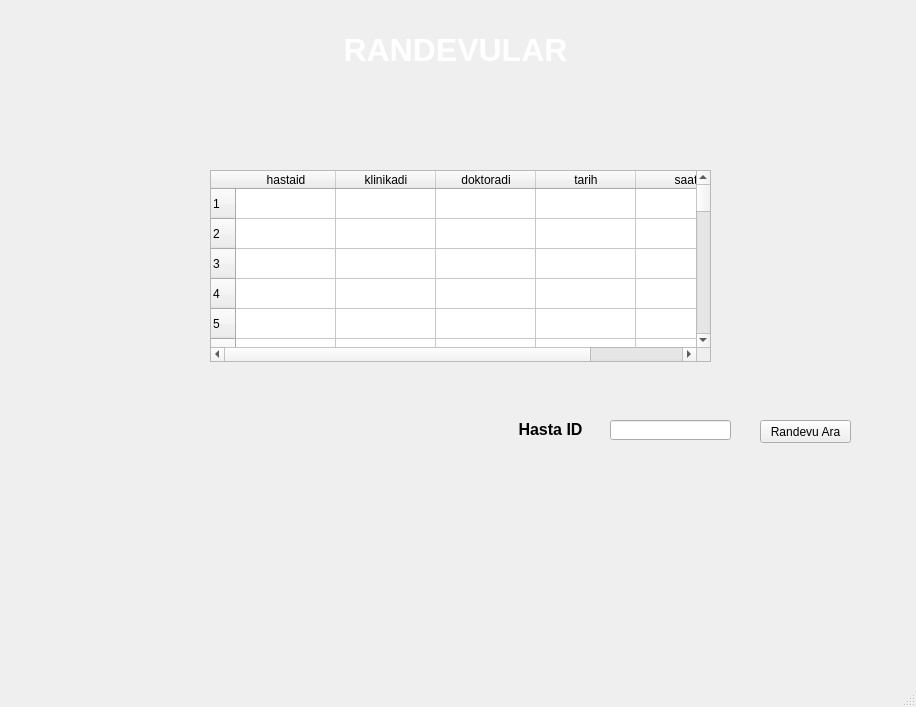
<?xml version="1.0" encoding="UTF-8"?>
<ui version="4.0">
 <class>MainWindow</class>
 <widget class="QMainWindow" name="MainWindow">
  <property name="geometry">
   <rect>
    <x>0</x>
    <y>0</y>
    <width>916</width>
    <height>707</height>
   </rect>
  </property>
  <property name="windowTitle">
   <string>MainWindow</string>
  </property>
  <widget class="QWidget" name="centralwidget">
   <widget class="QLabel" name="label">
    <property name="geometry">
     <rect>
      <x>0</x>
      <y>-40</y>
      <width>941</width>
      <height>751</height>
     </rect>
    </property>
    <property name="text">
     <string/>
    </property>
    <property name="pixmap">
     <pixmap>Adsız.png</pixmap>
    </property>
    <property name="scaledContents">
     <bool>true</bool>
    </property>
   </widget>
   <widget class="QLabel" name="label_3">
    <property name="geometry">
     <rect>
      <x>130</x>
      <y>30</y>
      <width>651</width>
      <height>41</height>
     </rect>
    </property>
    <property name="text">
     <string>&lt;html&gt;&lt;head/&gt;&lt;body&gt;&lt;p align=&quot;center&quot;&gt;&lt;span style=&quot; font-size:24pt; font-weight:600; color:#ffffff;&quot;&gt;RANDEVULAR&lt;/span&gt;&lt;/p&gt;&lt;/body&gt;&lt;/html&gt;</string>
    </property>
   </widget>
   <widget class="QPushButton" name="randevuara">
    <property name="geometry">
     <rect>
      <x>760</x>
      <y>420</y>
      <width>91</width>
      <height>23</height>
     </rect>
    </property>
    <property name="text">
     <string>Randevu Ara</string>
    </property>
   </widget>
   <widget class="QLabel" name="label_4">
    <property name="geometry">
     <rect>
      <x>500</x>
      <y>420</y>
      <width>101</width>
      <height>16</height>
     </rect>
    </property>
    <property name="text">
     <string>&lt;html&gt;&lt;head/&gt;&lt;body&gt;&lt;p align=&quot;center&quot;&gt;&lt;span style=&quot; font-size:12pt; font-weight:600;&quot;&gt;Hasta ID&lt;/span&gt;&lt;/p&gt;&lt;/body&gt;&lt;/html&gt;</string>
    </property>
   </widget>
   <widget class="QLabel" name="label_2">
    <property name="geometry">
     <rect>
      <x>20</x>
      <y>10</y>
      <width>71</width>
      <height>71</height>
     </rect>
    </property>
    <property name="text">
     <string/>
    </property>
    <property name="pixmap">
     <pixmap>20200316220122!Saglikbakanligi_logo (2).png</pixmap>
    </property>
    <property name="scaledContents">
     <bool>true</bool>
    </property>
   </widget>
   <widget class="QLineEdit" name="hastaid">
    <property name="geometry">
     <rect>
      <x>610</x>
      <y>420</y>
      <width>121</width>
      <height>20</height>
     </rect>
    </property>
   </widget>
   <widget class="QTableWidget" name="randevular">
    <property name="geometry">
     <rect>
      <x>210</x>
      <y>170</y>
      <width>501</width>
      <height>192</height>
     </rect>
    </property>
    <property name="rowCount">
     <number>100</number>
    </property>
    <row/>
    <row/>
    <row/>
    <row/>
    <row/>
    <row/>
    <row/>
    <row/>
    <row/>
    <row/>
    <row/>
    <row/>
    <row/>
    <row/>
    <row/>
    <row/>
    <row/>
    <row/>
    <row/>
    <row/>
    <row/>
    <row/>
    <row/>
    <row/>
    <row/>
    <row/>
    <row/>
    <row/>
    <row/>
    <row/>
    <row/>
    <row/>
    <row/>
    <row/>
    <row/>
    <row/>
    <row/>
    <row/>
    <row/>
    <row/>
    <row/>
    <row/>
    <row/>
    <row/>
    <row/>
    <row/>
    <row/>
    <row/>
    <row/>
    <row/>
    <row/>
    <row/>
    <row/>
    <row/>
    <row/>
    <row/>
    <row/>
    <row/>
    <row/>
    <row/>
    <row/>
    <row/>
    <row/>
    <row/>
    <row/>
    <row/>
    <row/>
    <row/>
    <row/>
    <row/>
    <row/>
    <row/>
    <row/>
    <row/>
    <row/>
    <row/>
    <row/>
    <row/>
    <row/>
    <row/>
    <row/>
    <row/>
    <row/>
    <row/>
    <row/>
    <row/>
    <row/>
    <row/>
    <row/>
    <row/>
    <row/>
    <row/>
    <row/>
    <row/>
    <row/>
    <row/>
    <row/>
    <row/>
    <row/>
    <row/>
    <column>
     <property name="text">
      <string>hastaid</string>
     </property>
    </column>
    <column>
     <property name="text">
      <string>klinikadi</string>
     </property>
    </column>
    <column>
     <property name="text">
      <string>doktoradi</string>
     </property>
    </column>
    <column>
     <property name="text">
      <string>tarih</string>
     </property>
    </column>
    <column>
     <property name="text">
      <string>saat</string>
     </property>
    </column>
   </widget>
  </widget>
  <widget class="QMenuBar" name="menubar">
   <property name="geometry">
    <rect>
     <x>0</x>
     <y>0</y>
     <width>916</width>
     <height>21</height>
    </rect>
   </property>
  </widget>
  <widget class="QStatusBar" name="statusbar"/>
 </widget>
 <resources/>
 <connections/>
</ui>
